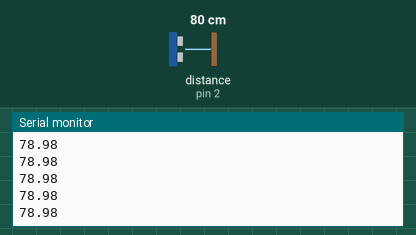
This sketch was run on a simulated Arduino Uno, built with avr-gcc and run on an emulated ATmega328P. Shown: the last lines printed to the serial monitor. Wiring (inferred from the names in the program): ultrasonic range finder: trigger pin 3; echo pin 2. The inputs (shaded band) are chosen by the test bench; at power-on: distance to the obstacle (sensor on pin 2) 80 cm. The echo pulse lasts 58.3 µs per cm.

Above: at 1.2 s.
1.3 s: distance to the obstacle (sensor on pin 2) set to 2 cm
At 2.3 s:
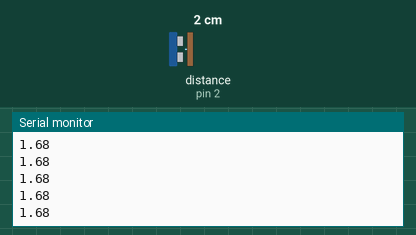
2.8 s: distance to the obstacle (sensor on pin 2) set to 4 cm
At 3.3 s:
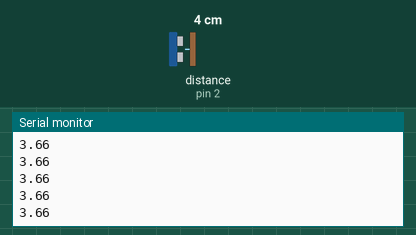
Timing chart, 0 to 5.8 s (numbered marks = the images above; inputs shaded):
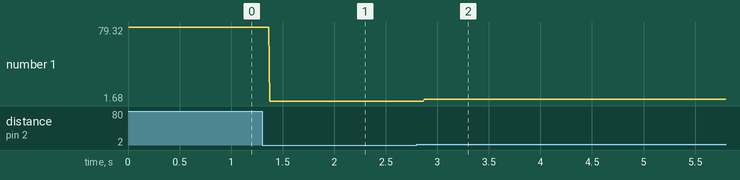

The sketch:

testing_ultra.ino
```cpp
const int LB_trigPin = 3;
const int LB_echoPin = 2;

void setup() {
  // put your setup code here, to run once:
  pinMode(LB_trigPin, OUTPUT);
  pinMode(LB_echoPin, INPUT);
  Serial.begin(9600);
}

void loop() {
  // put your main code here, to run repeatedly:
  long dur;
  digitalWrite(LB_trigPin, LOW);
  delayMicroseconds(2); // delays are required for a succesful sensor operation.
  digitalWrite(LB_trigPin, HIGH);
  delayMicroseconds(10); //this delay is required as well!
  digitalWrite(LB_trigPin, LOW);
  dur = pulseIn(LB_echoPin, HIGH);
Serial.println((dur * 0.034 / 2));// convert the distance to centimeters.

}
```

Measured:
- after the input at 1.3 s, the serial monitor: prints a new line after 0.07 s (image 1)
- after the input at 2.8 s, the serial monitor: prints a new line after 0.07 s (image 2)
- plotted number 1: 78.98 → 1.68 after the input at 1.3 s, 1.68 → 3.6 after the input at 2.8 s
